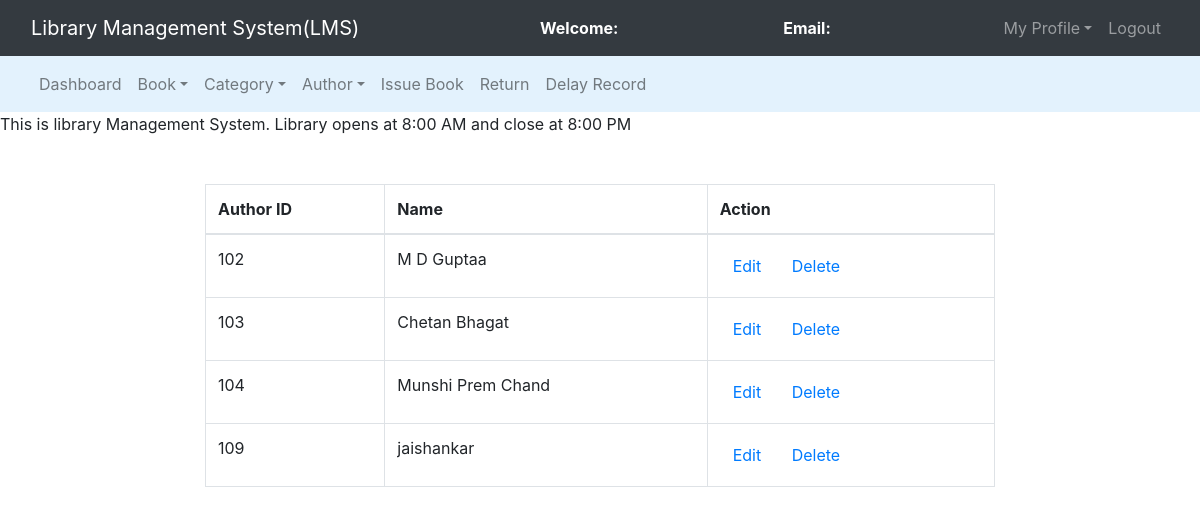
/admin/manage_author.php, run on an earlier commit of the app's database.
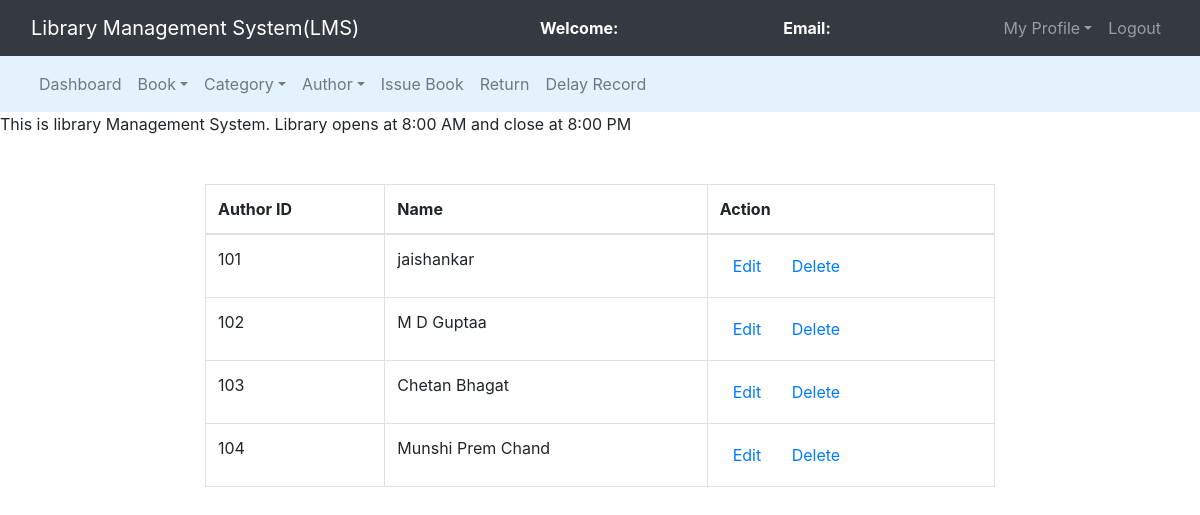
And on a later commit of the database.
### tables this page shows
CREATE TABLE `authors` (
  `author_id` int(11) NOT NULL,
  `author_name` varchar(250) NOT NULL,
  `No_Of_Books` int(11) NOT NULL,
  `Origin` varchar(30) NOT NULL,
  `Gender` char(1) NOT NULL
);

### admin/manage_author.php (the view, shortened to what this page needs)
<!DOCTYPE html>
<html>
<head>
	<link rel="stylesheet" type="text/css" href="../bootstrap-4.4.1/css/bootstrap.min.css">
</head>
<body>
	<nav class="navbar navbar-expand-lg navbar-dark bg-dark">
		<div class="container-fluid">
			<div class="navbar-header">
				<a class="navbar-brand" href="index.php">Library Management System(LMS)</a>
			</div>
			<font style="color: white"><span><strong>Welcome: <?php echo $_SESSION['name'];?></strong></span></font>
			<font style="color: white"><span><strong>Email: <?php echo $_SESSION['email'];?></strong></span></font>
			<ul class="nav navbar-nav navbar-right">
				<li class="nav-item dropdown">
					<a class="nav-link dropdown-toggle" data-toggle="dropdown">My Profile</a>
				</li>
				<li class="nav-item"><a class="nav-link" href="../logout.php">Logout</a></li>
			</ul>
		</div>
	</nav>
<nav class="navbar navbar-expand-lg navbar-light" style="background-color: #e3f2fd">
	<div class="container-fluid">
		<ul class="nav navbar-nav navbar-center">
			<li class="nav-item">
				<a href="admin_dashboard.php" class="nav-link">Dashboard</a>
			</li>
			<li class="nav-item dropdown">
				<a class="nav-link dropdown-toggle" data-toggle="dropdown">Book</a>
			</li>
			<li class="nav-item dropdown">
				<a class="nav-link dropdown-toggle" data-toggle="dropdown">Category</a>
			</li>
			<li class="nav-item dropdown">
				<a class="nav-link dropdown-toggle" data-toggle="dropdown">Author</a>
			</li>
			<li class="nav-item">
				<a href="issue_book.php" class="nav-link">Issue Book</a>
			</li>
			<li class="nav-item">
				<a href="return.php" class="nav-link">Return</a>
			</li>
			<li class="nav-item">
				<a href="delay_display.php" class="nav-link">Delay Record</a>
			</li>
		</ul>
	</div>
</nav>
	<span><marquee>This is library Management System. Library opens at 8:00 AM and close at 8:00 PM</marquee></span><br><br>
	<div class="row">
		<div class="col-md-2"></div>
		<div class="col-md-8">
			<table class="table table-bordered table-hover">
				<thead>
					<tr>
						<th>Author ID</th>
						<th>Name</th>
						<th>Action</th>
					</tr>
				</thead>
				<?php
					$connection = mysqli_connect("localhost","root","");
					$query = "select * from authors";
					$query_run = mysqli_query($connection,$query);
					while($row = mysqli_fetch_assoc($query_run)){
						?>
						<tr>
							<td><?php echo $row['author_id'];?></td>
							<td><?php echo $row['author_name'];?></td>
							<td>
								<button class="btn" name=""><a href="edit_author.php?aid=<?php echo $row['author_id'];?>">Edit</a></button>
								<button class="btn" name=""><a href="delete_author.php?aid=<?php echo $row['author_id'];?>">Delete</a></button>
							</td>
						</tr>
						<?php
					}
				?>
			</table>
		</div>
		<div class="col-md-2"></div>
	</div>
</body>
</html>

What changed in the data, as far as the page shows it:
removed authors: author_id "109", author_name "jaishankar"
added authors: author_id "101", author_name "jaishankar"
